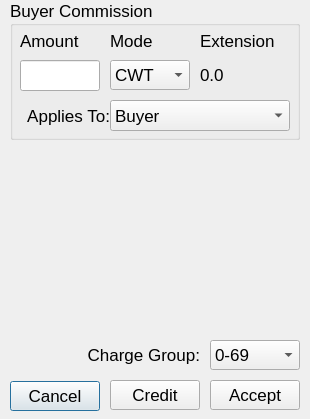
<?xml version="1.0" encoding="UTF-8"?>
<ui version="4.0">
 <class>ChargeAdjustmentDialog</class>
 <widget class="QDialog" name="ChargeAdjustmentDialog">
  <property name="windowModality">
   <enum>Qt::ApplicationModal</enum>
  </property>
  <property name="geometry">
   <rect>
    <x>0</x>
    <y>0</y>
    <width>310</width>
    <height>419</height>
   </rect>
  </property>
  <property name="font">
   <font>
    <pointsize>13</pointsize>
   </font>
  </property>
  <property name="windowTitle">
   <string>Adjust Charges</string>
  </property>
  <widget class="QPushButton" name="cancelButton">
   <property name="geometry">
    <rect>
     <x>10</x>
     <y>381</y>
     <width>90</width>
     <height>30</height>
    </rect>
   </property>
   <property name="text">
    <string>Cancel</string>
   </property>
  </widget>
  <widget class="QComboBox" name="groupCombo">
   <property name="geometry">
    <rect>
     <x>210</x>
     <y>340</y>
     <width>90</width>
     <height>30</height>
    </rect>
   </property>
   <item>
    <property name="text">
     <string>0-69</string>
    </property>
   </item>
   <item>
    <property name="text">
     <string>70-79</string>
    </property>
   </item>
   <item>
    <property name="text">
     <string>80-89</string>
    </property>
   </item>
   <item>
    <property name="text">
     <string>90-99</string>
    </property>
   </item>
  </widget>
  <widget class="QPushButton" name="acceptButton">
   <property name="geometry">
    <rect>
     <x>210</x>
     <y>380</y>
     <width>90</width>
     <height>30</height>
    </rect>
   </property>
   <property name="text">
    <string>Accept</string>
   </property>
  </widget>
  <widget class="QPushButton" name="creditButton">
   <property name="geometry">
    <rect>
     <x>110</x>
     <y>380</y>
     <width>90</width>
     <height>30</height>
    </rect>
   </property>
   <property name="text">
    <string>Credit</string>
   </property>
  </widget>
  <widget class="QLabel" name="groupLabel">
   <property name="geometry">
    <rect>
     <x>10</x>
     <y>340</y>
     <width>190</width>
     <height>30</height>
    </rect>
   </property>
   <property name="text">
    <string>Charge Group:</string>
   </property>
   <property name="alignment">
    <set>Qt::AlignRight|Qt::AlignTrailing|Qt::AlignVCenter</set>
   </property>
   <property name="wordWrap">
    <bool>false</bool>
   </property>
  </widget>
  <widget class="Q3GroupBox" name="buyerCommissionGroup">
   <property name="geometry">
    <rect>
     <x>10</x>
     <y>0</y>
     <width>290</width>
     <height>140</height>
    </rect>
   </property>
   <property name="title">
    <string>Buyer Commission</string>
   </property>
   <widget class="QLabel" name="textLabel1_3">
    <property name="geometry">
     <rect>
      <x>100</x>
      <y>30</y>
      <width>61</width>
      <height>21</height>
     </rect>
    </property>
    <property name="text">
     <string>Mode</string>
    </property>
    <property name="wordWrap">
     <bool>false</bool>
    </property>
   </widget>
   <widget class="QLineEdit" name="buyerCommAmount">
    <property name="geometry">
     <rect>
      <x>10</x>
      <y>60</y>
      <width>80</width>
      <height>31</height>
     </rect>
    </property>
   </widget>
   <widget class="QLabel" name="textLabel1_4">
    <property name="geometry">
     <rect>
      <x>190</x>
      <y>30</y>
      <width>90</width>
      <height>21</height>
     </rect>
    </property>
    <property name="text">
     <string>Extension</string>
    </property>
    <property name="wordWrap">
     <bool>false</bool>
    </property>
   </widget>
   <widget class="QLabel" name="textLabel1_2">
    <property name="geometry">
     <rect>
      <x>10</x>
      <y>30</y>
      <width>80</width>
      <height>21</height>
     </rect>
    </property>
    <property name="text">
     <string>Amount</string>
    </property>
    <property name="wordWrap">
     <bool>false</bool>
    </property>
   </widget>
   <widget class="QComboBox" name="buyerCommMode">
    <property name="geometry">
     <rect>
      <x>100</x>
      <y>60</y>
      <width>80</width>
      <height>30</height>
     </rect>
    </property>
    <item>
     <property name="text">
      <string>CWT</string>
     </property>
    </item>
    <item>
     <property name="text">
      <string>Head</string>
     </property>
    </item>
    <item>
     <property name="text">
      <string>Flat</string>
     </property>
    </item>
   </widget>
   <widget class="QLabel" name="textLabel1">
    <property name="geometry">
     <rect>
      <x>10</x>
      <y>100</y>
      <width>90</width>
      <height>31</height>
     </rect>
    </property>
    <property name="text">
     <string>Applies To:</string>
    </property>
    <property name="alignment">
     <set>Qt::AlignRight|Qt::AlignTrailing|Qt::AlignVCenter</set>
    </property>
    <property name="wordWrap">
     <bool>false</bool>
    </property>
   </widget>
   <widget class="QLabel" name="buyerCommExtension">
    <property name="geometry">
     <rect>
      <x>190</x>
      <y>60</y>
      <width>80</width>
      <height>30</height>
     </rect>
    </property>
    <property name="text">
     <string>0.0</string>
    </property>
    <property name="wordWrap">
     <bool>false</bool>
    </property>
   </widget>
   <widget class="QComboBox" name="payeeCombo">
    <property name="geometry">
     <rect>
      <x>100</x>
      <y>100</y>
      <width>180</width>
      <height>31</height>
     </rect>
    </property>
    <item>
     <property name="text">
      <string>Buyer</string>
     </property>
    </item>
    <item>
     <property name="text">
      <string>Company</string>
     </property>
    </item>
   </widget>
  </widget>
  <widget class="Q3Table" name="adjustmentTable">
   <property name="geometry">
    <rect>
     <x>10</x>
     <y>150</y>
     <width>290</width>
     <height>180</height>
    </rect>
   </property>
   <property name="numRows">
    <number>0</number>
   </property>
   <property name="numCols">
    <number>2</number>
   </property>
   <column>
    <property name="text">
     <string>Charge Name</string>
    </property>
   </column>
   <column>
    <property name="text">
     <string>Entry</string>
    </property>
   </column>
  </widget>
 </widget>
 <layoutdefault spacing="6" margin="11"/>
 <pixmapfunction>qPixmapFromMimeSource</pixmapfunction>
 <customwidgets>
  <customwidget>
   <class>Q3GroupBox</class>
   <extends>QGroupBox</extends>
   <header>Qt3Support/Q3GroupBox</header>
   <container>1</container>
  </customwidget>
  <customwidget>
   <class>Q3Frame</class>
   <extends>QFrame</extends>
   <header>Qt3Support/Q3Frame</header>
   <container>1</container>
  </customwidget>
  <customwidget>
   <class>Q3Table</class>
   <extends>Q3Frame</extends>
   <header>q3table.h</header>
   <container>1</container>
  </customwidget>
 </customwidgets>
 <includes>
  <include location="local">types/invoice.h</include>
  <include location="local">types/commission.h</include>
  <include location="local">dao/chargedao.h</include>
  <include location="local">dao/invoicedao.h</include>
 </includes>
 <resources/>
 <connections/>
</ui>
